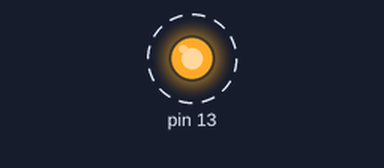
The sketch below on a simulated Arduino Uno, built with avr-gcc and run on an emulated ATmega328P. Parts: output pins drawn as LEDs (lit = HIGH). Dashed ring = blinking. What the sketch prints to the serial monitor is not drawn.

Above: at 0.05 s.
Timing chart, 0 to 3.0 s (numbered marks = the images above):
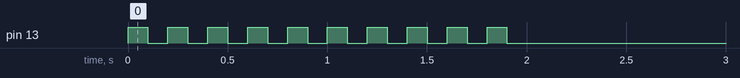

The sketch:

223-for-a-stati.ino
```cpp
/*
  for a stati
*/

int stato = 0;
int i = 0;

void setup() {
  Serial.begin(9600);
  pinMode(13, OUTPUT);
}

void loop() {
  switch(stato) {
    case 0:
      check();
      break;
    case 10:
      on();
      break;
    case 11:
      pausa1();
      break;
    case 12:
      off();
      break;
    case 13:
      pausa2();
      break;
    case 20:
      endfor();
      break;
  }
}

void on() {
  digitalWrite(13, HIGH);
  stato = 11;
}

void pausa1() {
  delay(100);
  stato = 12;
}

void off() {
  digitalWrite(13, LOW);
  stato = 13;
}

void pausa2() {
  delay(100);
  stato = 0;
}

void check() {
  Serial.println(i);
  if (i < 10) {
    i++;
    stato = 10;
  } else {
    stato = 20;
  }
}

bool FIRST = true;
void endfor() {
  if (FIRST){
    Serial.println("END");
    FIRST = false;
  }
}
```

Measured:
- by itself, pin 13: alternates HIGH for 0.10 s and LOW for 0.10 s, 20 changes in all, then stays LOW
